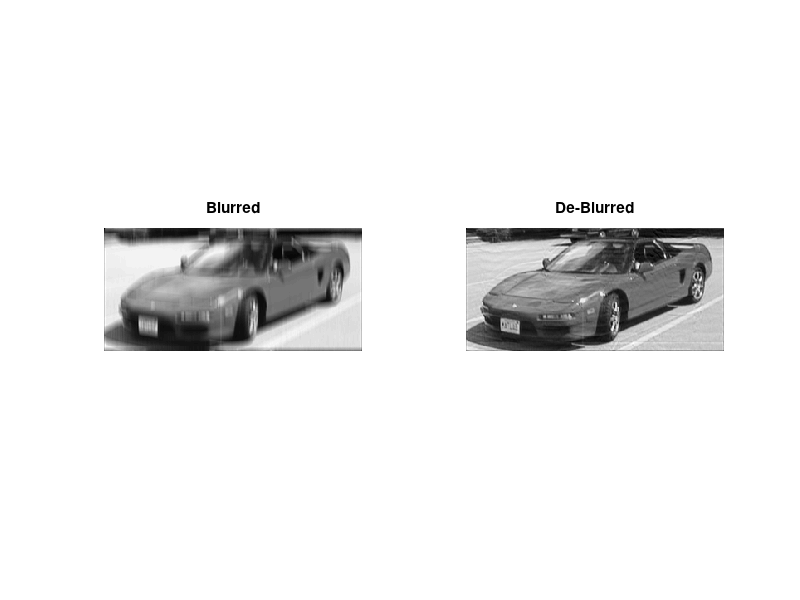

Write the MATLAB code that produced this figure.
%% Large-scale Constrained Linear Least-squares
% This demo shows how the Optimization Toolbox can be used to solve a
% large-scale constrained linear least-squares optimization problem to recover a
% blurred image.
%
% Copyright 1990-2004 The MathWorks, Inc.
% $Revision: 1.11.4.2 $ $Date: 2004/04/06 01:10:29 $

%%
% We will add motion blur to a photo of Mary Ann and Matthew sitting in Joe's
% car, then try to restore the original.  Our starting image is this black and
% white image, contained the m x n matrix P.  Each element in the matrix
% represents a pixel's gray intensity between black and white (0 and 1).

load optdeblur P
[m,n] = size(P);
mn = m*n;
imagesc(P);
colormap(gray);
axis off image;
title(sprintf('%i x %i (%i pixels) ',m,m,mn));

%%
% We can simulate the effect of vertical motion blurring by averaging each pixel
% with the 5 pixels above and below.  We construct a sparse matrix D, that will 
% do this with a single matrix multiply.

% Create D.
blur = 5;  mindex = 1:mn;  nindex = 1:mn;
for i = 1:blur
  mindex=[mindex i+1:mn 1:mn-i];
  nindex=[nindex 1:mn-i i+1:mn];
end
D = sparse(mindex,nindex,1/(2*blur+1));

% Draw a picture of D.
cla
axis off ij
xs = 25;
ys = 15;
xlim([0,xs+1]);
ylim([0,ys+1]);
[ix,iy] = meshgrid(1:(xs-1),1:(ys-1));
l = abs(ix-iy)<=5;
text(ix(l),iy(l),'x')
text(ix(~l),iy(~l),'0')
text(xs*ones(ys,1),1:ys,'...');
text(1:xs,ys*ones(xs,1),'...');
title('Blurring Operator D ( x = 1/11)')

%%
% We multiply the image by this operator to create the blurred image.  P is the
% original image, D is the operator, and G is the blurred image.

G = D*P(:);
imagesc(reshape(G,m,n));
axis off image;

%%
% Now, let's pretend Joe took this blurred picture G from a moving elevator.
% Assume we know how fast the elevator is moving, so we know the blurring
% operator D.  How well can we remove the blur and recover the original image P?
% 
% The simplest approach is to solve the least squares problem:
% 
%    min( || D*P(:) - G||^2 )

subplot(1,2,1);
imagesc(reshape(G(:),m,n)); axis off image;
title('G, the blurred image');
subplot(1,2,2);
imagesc(reshape(P(:),m,n)); axis off image;
title('P, the original image');

%%
% In practice the results obtained with this simple approach tend to be noisy.
% To compensate for this, a regularization term is added:
%
%       0.0004*|| L*P ||^2
%
% L is the discrete Laplacian, which relates each pixel to those surrounding it.  
% Since we know we are looking for a gray intensity, we also impose the constraint 
% that the elements of P must fall between 0 and 1.

% Create L.
L = sparse( [1:mn,2:mn,1:mn-1],  [1:mn,1:mn-1,2:mn], ...
   [4*ones(1,mn) -1*ones(1,2*(mn-1))]  );

% Draw a picture of L.
subplot(1,1,1) ;
delete(gca);
axis ij
axis off;
xs=11;
ys=11;
xlim([0,xs+1]);
ylim([0,ys+1]);
[ix,iy]=meshgrid(1:(xs-1),1:(ys-1));
four=(ix==iy);
one=(abs(ix-iy)==1);
text(ix(one),iy(one),'-1')
text(ix(four),iy(four),'+4')
text(ix(~four & ~one),iy(~four & ~one),' 0')
text(xs*ones(ys,1),1:ys,'...');
text(1:xs,ys*ones(xs,1),'...');
title('L, The Discrete Laplacian')

%%
% To obtain the deblurred picture we want to solve for P:
%
%    min( || D*P(:) - G(:) ||^2 + 0.0004*|| L*P(:) ||^2 )
%
% We can simplify this expression by defining A and b:
%
%    A = [D ; 0.02*L]; b = [ G(:) ; zeros(mn,1) ];
%
% which changes the last equation to:
%
%    min( || A*P(:) - b ||^2 )
%
% subject to 0<=P<=1.  Both matrices D and L relate each pixel to a few of its
% neighbors.  This makes A structured and sparse.

A = [D ; 0.02*L]; b = [ G(:) ; zeros(mn,1) ];
spy(A');
axis equal tight
title('Structure of Matrix A''');

%%
% Because A is sparse, we can use a large-scale algorithm to solve this linear
% least squares optimization problem.  We call LSQLIN with A, b, lower bounds,
% upper bounds, and options.
%
% Due to the size of the optimization problem this process takes several
% minutes. For this demo, the solution has been previously calculated and saved.

options = optimset('LargeScale', 'on','Display', 'off' );
%x = lsqlin(A, b, [], [], [], [], zeros(mn,1), ones(mn,1), [], options);
load optdeblur x
imagesc(reshape(x,m,n))
axis off image

%%
% Let's compare the blurred and deblurred pictures.

subplot(1,2,1);
imagesc(reshape(G,m,n)); axis image; axis off;
title('Blurred');

subplot(1,2,2);
imagesc(reshape(x,m,n)); axis image; axis off;
title('De-Blurred');
